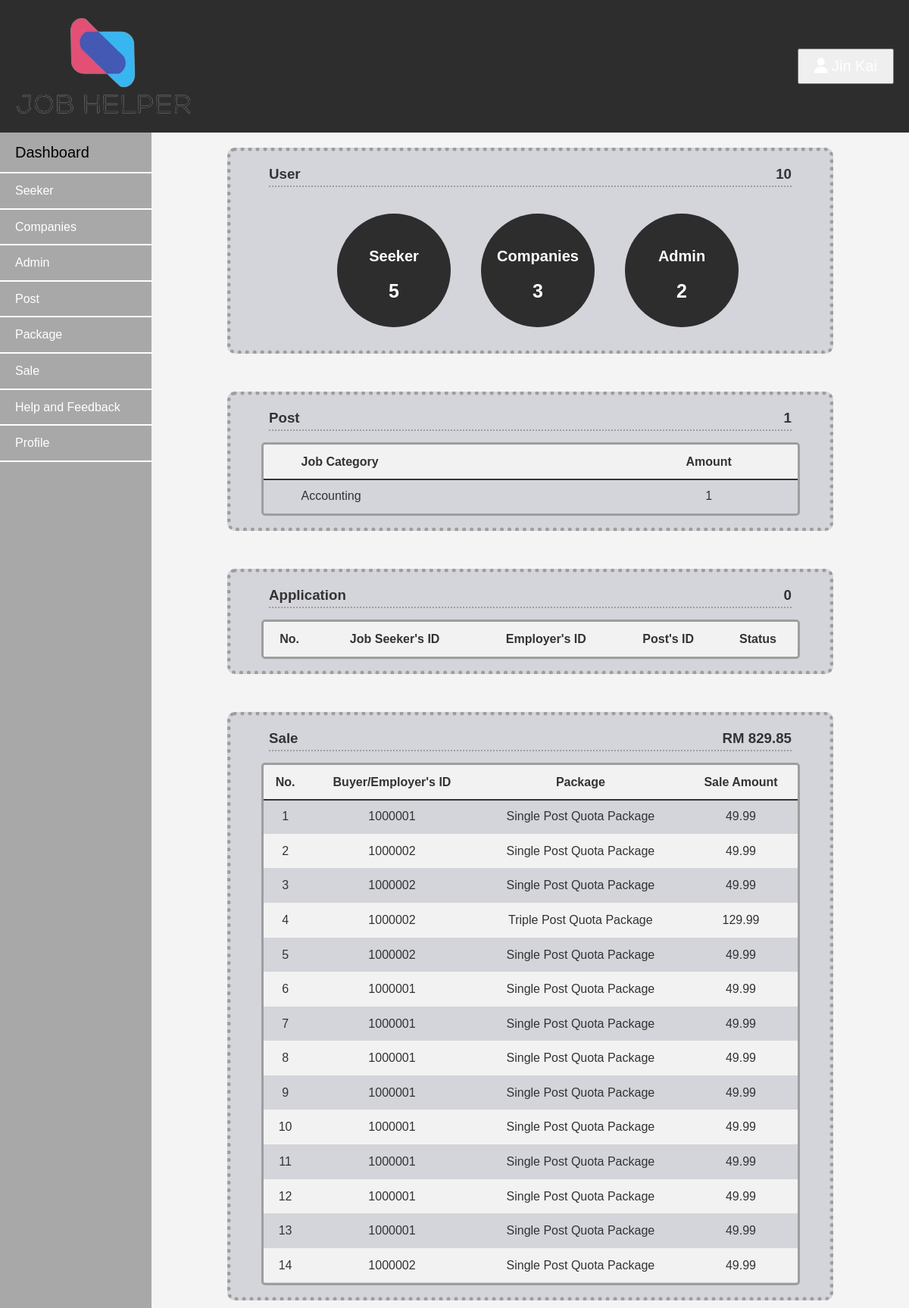
/Admin/Adashboard.php (signed in), run on the app's committed database.
### tables this page shows
CREATE TABLE `sale` 
   (
        `sale_id` int(11) PRIMARY KEY NOT NULL AUTO_INCREMENT,
        `purchase_amount` decimal(10,2) NOT NULL,
        `purchase_time` datetime NOT NULL DEFAULT current_timestamp(),
        `payment_status` varchar(10) NOT NULL,
        `employer_id` int(11) NOT NULL,
        `package_id` int(6) NOT NULL,
        `bank` varchar(100) DEFAULT NULL,
        `card_name` varchar(200) DEFAULT NULL,
        `card_number` int(11) DEFAULT NULL,
        `card_expire_year` int(11) DEFAULT NULL,
        `card_expire_month` int(11) DEFAULT NULL,
        `card_cvv` int(11) DEFAULT NULL
   );

CREATE TABLE package 
  (
        `package_id` int AUTO_INCREMENT PRIMARY KEY NOT NULL,
        `package_name` varchar(255) NOT NULL,
        `package_price` decimal(10, 2) NOT NULL,
        `package_description` TEXT,
        `package_post_quota` int(10) NOT NULL,
        `package_sale_status` tinyint(1) 
  );

### Admin/Adashboard.php (the view, shortened to what this page needs)
<?php
    include("../Admin/Asession.php");
?>
<!DOCTYPE html>
<html lang="en">
<head>
    <link rel="stylesheet" href="Adashboard.css">
    <link rel="stylesheet" href="https://cdnjs.cloudflare.com/ajax/libs/font-awesome/6.0.0-beta3/css/all.min.css">
</head>
<body>
    <header class="header">
        <img src="../general_image/jobhelper_logo.png" class="logo">
        <div>
            <button class="AdminAcc" onclick="displaybar()">
                <?php
                    $id = $_SESSION['id'];
                    $result = mysqli_query($connect,"SELECT * FROM admin where admin_id='$id'");
                    if($result)
                    {
                        $row = mysqli_fetch_assoc($result);
                        $fname = $row["admin_fname"];
                    }
                ?>
                <i class="fa-solid fa-user"></i><?php echo"   $fname"; ?>
            </button>
        </div>
    </header>
    <div class="container">
        <aside>
            <nav class="Menu">
                <ul>
                    <li><a href="Adashboard.php" id="now">Dashboard</a></li>
                    <li><a href="Aseekermanagement.php">Seeker</a></li>
                    <li><a href="Acompanymanagement.php">Companies</a></li>
                    <li><a href="Aadminmanagement.php">Admin</a></li>
                    <li><a href="Apost.php">Post</a></li>
                    <li><a href="Apackage.php">Package</a></li>
                    <li><a href="Asale.php">Sale</a></li>
                    <li><a href="Ahelp.php">Help and Feedback</a></li>
                    <li><a href="Aprofile.php">Profile</a></li>
                </ul>
            </nav>
        </aside>
        <main>
        <?php
            $result = mysqli_query($connect,"SELECT count(*) AS total_seeker FROM jobseeker");
            if($result)
            {
                $row = mysqli_fetch_assoc($result);
                $total_seeker = $row["total_seeker"];
            }
        ?>
        <?php
            $result = mysqli_query($connect,"SELECT count(*) AS total_employer FROM employer");
            if($result)
            {
                $row = mysqli_fetch_assoc($result);
                $total_employer = $row["total_employer"];
            }
        ?>
        <?php
        $result = mysqli_query($connect,"SELECT count(*) AS total_admin FROM admin");
        if($result)
        {
            $row = mysqli_fetch_assoc($result);
            $total_admin = $row["total_admin"];
        }
        ?>
            <div class="Acontainer">
                <div class="Aheader">
                    <div>
                        <h3>User</h3>
                    </div>
                    <div class="amount">
                        <h3>
                            <?php echo $total_seeker+$total_admin+$total_employer?>
                        </h3>
                    </div>
                </div>
                <div class="Bcontainer">
                    <div class="Ccontainer">
                            <h4>Seeker</h4>
                            <h5>
                                <?php echo $total_seeker?>
                            </h5>
                    </div>
                    <div class="Ccontainer">
                        <h4>Companies</h4>
                        <h5>
                            <?php echo $total_employer?>
                        </h5>
                    </div>
                    <div class="Ccontainer">
                        <h4>Admin</h4>
                        <h5>
                            <?php echo $total_admin?>
                        </h5>
                    </div>
                </div>
            </div>
            <?php
                $result = mysqli_query($connect,"SELECT count(*) AS total_post FROM post");
                if($result)
                {
                    $row = mysqli_fetch_assoc($result);
                    $total_post = $row["total_post"];
                }
            ?>
            <div class="Apost">
                <div class="postheader">
                    <div>
                        <h3>Post</h3>
                    </div>
                    <div class="amount">
                        <h3>
                            <?php
                                echo $total_post
                            ?>
                        </h3>
                    </div>
                </div>
                <div class="Bpost">
                    <table>
                        <thead>
                            <tr>
                                <th class="category">Job Category</th>
                                <th>Amount</th>
                            </tr>
                        </thead>
                        <tbody>
                            <?php
                                $result = mysqli_query($connect, "SELECT category, COUNT(*) as num FROM post GROUP BY category");
                                while($row = mysqli_fetch_assoc($result))
                                {
                            ?>
                                <tr>
                                    <td class="category"><?php echo $row["category"] ?></td>
                                    <td><?php echo $row["num"] ?></td>
                                </tr>
                            <?php
                                }
                            ?>
                        </tbody>
                    </table>
                </div>
            </div>
            <?php
                $result = mysqli_query($connect,"SELECT count(*) AS total_apply FROM applications");
                if($result)
                {
                    $row = mysqli_fetch_assoc($result);
                    $total_apply = $row["total_apply"];
                }
            ?>
            <div class="Apost">
                <div class="postheader">
                    <div>
                        <h3>Application</h3>
                    </div>
                    <div class="amount">
                        <h3>
                            <?php
                                echo $total_apply
                            ?>
                        </h3>
                    </div>
                </div>
                <div class="Bpost">
                    <table>
                        <thead>
                            <tr>
                                <th>No.</th>
                                <th>Job Seeker's ID</th>
                                <th>Employer's ID</th>
                                <th>Post's ID</th>
                                <th>Status</th>
                            </tr>
                        </thead>
                    </table>
                </div>
            </div>
            <?php
                $result = mysqli_query($connect,"SELECT SUM(purchase_amount) AS total_sale FROM sale");
                if($result)
                {
                    $row = mysqli_fetch_assoc($result);
                    $total_sale = $row["total_sale"];
                }
            ?>
            <div class="Apost">
                <div class="postheader">
                    <div>
                        <h3>Sale</h3>
                    </div>
                    <div class="amount">
                        <h3>
                            RM
                            <?php
                                echo $total_sale
                            ?>
                        </h3>
                    </div>
                </div>
                <div class="Bpost">
                    <table>
                        <thead>
                            <tr>
                                <th>No.</th>
                                <th>Buyer/Employer's ID</th>
                                <th>Package</th>
                                <th>Sale Amount</th>
                            </tr>
                        </thead>
                        <tbody>
                            <?php
                                $i=1;
                                $result = mysqli_query($connect, "SELECT * FROM sale");
                                while($row = mysqli_fetch_assoc($result))
                                {
                                    $packageid = $row["package_id"];
                                    if(isset($packageid))
                                    {
                                        $sresult = mysqli_query($connect, "SELECT * FROM package WHERE package_id = $packageid");
                                        $srow = mysqli_fetch_assoc($sresult);
                                        $packagename= $srow["package_name"];
                                    }
                            ?>
                                <tr>
                                    <td><?php echo $i ?></td>
                                    <td><?php echo $row["employer_id"] ?></td>
                                    <td><?php echo $packagename     ?></td>
                                    <td><?php echo $row["purchase_amount"] ?></td>
                                </tr>
                            <?php
                                    $i++;
                                }
                            ?>
                        </tbody>
                    </table>
                </div>
            </div>
        </main>
    </div>
</body>
</html>

### Admin/Adashboard.css (style rules this page uses)
* { margin: 0; padding: 0; box-sizing: border-box; }
body { font-family: Arial, sans-serif; background-color: #f4f4f4; color: #333; line-height: 1.6; }
.header { display: flex; justify-content: space-between; align-items: center; background-color: #2e2d2d; color: #fff; padding: 20px; }
.AdminAcc { color: white; padding: 10px 20px; text-align: center; text-decoration: none; font-size: 20px; margin-left: 20px; cursor: pointer; }
.container { display: flex; }
aside { width: 200px; background-color: #a8a8a8; color: #fff; }
aside nav ul { list-style-type: none; }
aside nav ul li { padding: 10px 20px; border: #fff; border-bottom: 2px solid ; }
aside nav ul li a#now { color: black; font-size: 20px; }
aside nav ul li a { color: #fff; text-decoration: none; }
main { flex: 1; height: 90vh; overflow-y: auto; }
.Acontainer { border: #9e9e9e solid 2px; margin: 20px; border-style: dotted; border-width: thick; border-radius: 10px; margin-left: 100px; margin-right: 100px; width: auto; margin-bottom: 50px; background-color: #d4d4db; }
.Aheader { display: flex; margin: 15px; justify-content: space-between; border-bottom: dotted 2px #9e9e9e; margin-left: 50px; margin-right: 50px; }
.Bcontainer { margin: 10px; justify-content: center; display: flex; width: 100%; }
.Ccontainer { border-radius: 50%; background-color: #ccc; width: 150px; height: 150px; text-align: center; margin: 20PX; color: white; background-color: #2e2d2d; font-size: 15px; }
h4 { margin-top: 40px; font-size: 20px; margin-bottom: 10px; }
h5 { font-size: 25px; }
.Apost { border: #9e9e9e solid 2px; margin: 20px; border-style: dotted; border-width: thick; border-radius: 10px; margin-left: 100px; margin-right: 100px; width: auto; margin-bottom: 50px; background-color: #d4d4db; }
.postheader { display: flex; margin: 15px; justify-content: space-between; border-bottom: dotted 2px #9e9e9e; margin-left: 50px; margin-right: 50px; }
.Bpost { width: 90%; margin: auto; border: #9e9e9e solid 3px; border-radius: 5px; margin-bottom: 15px; max-height : 40vh; overflow-y: auto; }
table { width: 100%; border-collapse: collapse; }
thead { position: sticky; top: 0; }
thead::after { border-bottom: solid 2px; content: ''; position: absolute; left: 0; right: 0; }
th, td { padding: 10px; text-align: center; }
th { background-color: #f2f2f2; }
tr:nth-child(even) { background-color: #f2f2f2; }
.category { text-align: left; padding-left: 50px; }

### data on the page
sale: employer "1000001", package.package_name "Single Post Quota Package", purchase_amount "49.99"
sale: employer "1000002", package.package_name "Single Post Quota Package", purchase_amount "49.99"
sale: employer "1000002", package.package_name "Single Post Quota Package", purchase_amount "49.99"
sale: employer "1000002", package.package_name "Triple Post Quota Package", purchase_amount "129.99"
sale: employer "1000002", package.package_name "Single Post Quota Package", purchase_amount "49.99"
sale: employer "1000001", package.package_name "Single Post Quota Package", purchase_amount "49.99"
sale: employer "1000001", package.package_name "Single Post Quota Package", purchase_amount "49.99"
sale: employer "1000001", package.package_name "Single Post Quota Package", purchase_amount "49.99"
sale: employer "1000001", package.package_name "Single Post Quota Package", purchase_amount "49.99"
sale: employer "1000001", package.package_name "Single Post Quota Package", purchase_amount "49.99"
sale: employer "1000001", package.package_name "Single Post Quota Package", purchase_amount "49.99"
sale: employer "1000001", package.package_name "Single Post Quota Package", purchase_amount "49.99"
sale: employer "1000001", package.package_name "Single Post Quota Package", purchase_amount "49.99"
sale: employer "1000002", package.package_name "Single Post Quota Package", purchase_amount "49.99"

### other printed values
$total_seeker+$total_admin+$total_employer "10"
$total_seeker "5"
$total_employer "3"
$total_admin "2"
$total_post "1"
$row["category"] "Accounting"
$row["num"] "1"
$total_apply "0"
$total_sale "829.85"
